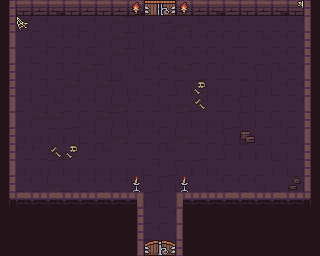

The image is a tile-based game level rendered from a .tmx file. Its description and complete source (layers, tilesets, objects, tile grids) follow:
An orthogonal 20x16 tile map with 16x16 px tiles, 4 tile layers (Floor, Map, Door Closed, Decor), 1 hidden layer not drawn.

<map version="1.5" tiledversion="1.5.0" orientation="orthogonal" renderorder="right-down" width="20" height="16" tilewidth="16" tileheight="16" infinite="0" nextlayerid="8" nextobjectid="1">
 <tileset firstgid="1" source="../assets/Dungeon_Tileset.tsx" />
 <layer id="5" name="Floor" width="20" height="16">
  <data encoding="csv">
0,0,0,0,0,0,0,0,0,62,61,0,0,0,0,0,0,0,0,0,
0,7,7,27,27,7,27,28,29,30,73,9,18,7,7,20,20,7,7,0,
0,17,27,7,7,17,27,28,29,30,18,7,7,7,17,20,18,7,7,0,
0,27,7,17,17,18,27,28,29,18,7,18,7,7,30,20,18,7,7,0,
0,27,17,17,27,28,29,30,18,7,7,28,17,17,20,7,29,18,7,0,
0,27,17,27,28,27,28,29,30,7,17,29,29,30,20,29,29,7,7,0,
0,7,27,18,7,7,8,9,10,17,30,9,7,17,7,29,20,20,7,0,
0,27,28,28,17,27,28,29,30,30,20,29,27,27,17,29,17,30,20,0,
0,30,30,29,29,7,8,9,10,7,8,9,7,7,29,20,27,17,30,0,
0,10,10,9,7,17,18,19,20,17,18,19,17,17,29,29,29,27,17,0,
0,30,30,29,27,27,27,27,27,7,17,29,29,30,20,20,20,29,27,0,
0,7,8,9,7,7,7,7,7,17,29,20,27,7,7,7,30,20,29,0,
0,0,0,0,0,0,0,0,0,29,20,0,0,0,0,0,0,0,0,0,
79,79,79,79,79,79,79,79,0,20,7,0,79,79,79,79,79,79,79,79,
79,79,79,79,79,79,79,79,0,7,27,0,79,79,79,79,79,79,79,79,
79,79,79,79,79,79,79,79,0,29,7,0,79,79,79,79,79,79,79,79
</data>
 </layer>
 <layer id="1" name="Map" width="20" height="16">
  <data encoding="csv">
1,2,3,4,5,3,2,3,4,0,0,2,3,4,3,2,3,4,5,6,
1,0,0,0,0,0,0,0,0,0,0,0,0,0,0,0,0,0,0,16,
31,0,0,0,0,0,0,0,0,0,0,0,0,0,0,0,0,0,0,26,
11,0,0,0,0,0,0,0,0,0,0,0,0,0,0,0,0,0,0,6,
1,0,0,0,0,0,0,0,0,0,0,0,0,0,0,0,0,0,0,16,
1,0,0,0,0,0,0,0,0,0,0,0,0,0,0,0,0,0,0,26,
11,0,0,0,0,0,0,0,0,0,0,0,0,0,0,0,0,0,0,36,
31,0,0,0,0,0,0,0,0,0,0,0,0,0,0,0,0,0,0,6,
1,0,0,0,0,0,0,0,0,0,0,0,0,0,0,0,0,0,0,16,
21,0,0,0,0,0,0,0,0,0,0,0,0,0,0,0,0,0,0,26,
31,0,0,0,0,0,0,0,0,0,0,0,0,0,0,0,0,0,0,6,
1,0,0,0,0,0,0,0,0,0,0,0,0,0,0,0,0,0,0,16,
41,42,43,42,43,43,42,43,56,0,0,55,43,43,42,42,43,42,43,46,
0,0,0,0,0,0,0,0,21,0,0,16,0,0,0,0,0,0,0,0,
0,0,0,0,0,0,0,0,21,0,0,36,0,0,0,0,0,0,0,0,
0,0,0,0,0,0,0,0,31,0,0,26,0,0,0,0,0,0,0,0
</data>
 </layer>
 <layer id="3" name="Door Closed" width="20" height="16">
  <data encoding="csv">
0,0,0,0,0,0,0,0,0,37,38,0,0,0,0,0,0,0,0,0,
0,0,0,0,0,0,0,0,0,0,0,0,0,0,0,0,0,0,0,0,
0,0,0,0,0,0,0,0,0,0,0,0,0,0,0,0,0,0,0,0,
0,0,0,0,0,0,0,0,0,0,0,0,0,0,0,0,0,0,0,0,
0,0,0,0,0,0,0,0,0,0,0,0,0,0,0,0,0,0,0,0,
0,0,0,0,0,0,0,0,0,0,0,0,0,0,0,0,0,0,0,0,
0,0,0,0,0,0,0,0,0,0,0,0,0,0,0,0,0,0,0,0,
0,0,0,0,0,0,0,0,0,0,0,0,0,0,0,0,0,0,0,0,
0,0,0,0,0,0,0,0,0,0,0,0,0,0,0,0,0,0,0,0,
0,0,0,0,0,0,0,0,0,0,0,0,0,0,0,0,0,0,0,0,
0,0,0,0,0,0,0,0,0,0,0,0,0,0,0,0,0,0,0,0,
0,0,0,0,0,0,0,0,0,0,0,0,0,0,0,0,0,0,0,0,
0,0,0,0,0,0,0,0,0,0,0,0,0,0,0,0,0,0,0,0,
0,0,0,0,0,0,0,0,0,0,0,0,0,0,0,0,0,0,0,0,
0,0,0,0,0,0,0,0,0,0,0,0,0,0,0,0,0,0,0,0,
0,0,0,0,0,0,0,0,0,67,68,0,0,0,0,0,0,0,0,0
</data>
 </layer>
 <layer id="7" name="Door Open" width="20" height="16" visible="0">
  <data encoding="csv">
0,0,0,0,0,0,0,0,0,58,59,0,0,0,0,0,0,0,0,0,
0,0,0,0,0,0,0,0,0,0,0,0,0,0,0,0,0,0,0,0,
0,0,0,0,0,0,0,0,0,0,0,0,0,0,0,0,0,0,0,0,
0,0,0,0,0,0,0,0,0,0,0,0,0,0,0,0,0,0,0,0,
0,0,0,0,0,0,0,0,0,0,0,0,0,0,0,0,0,0,0,0,
0,0,0,0,0,0,0,0,0,0,0,0,0,0,0,0,0,0,0,0,
0,0,0,0,0,0,0,0,0,0,0,0,0,0,0,0,0,0,0,0,
0,0,0,0,0,0,0,0,0,0,0,0,0,0,0,0,0,0,0,0,
0,0,0,0,0,0,0,0,0,0,0,0,0,0,0,0,0,0,0,0,
0,0,0,0,0,0,0,0,0,0,0,0,0,0,0,0,0,0,0,0,
0,0,0,0,0,0,0,0,0,0,0,0,0,0,0,0,0,0,0,0,
0,0,0,0,0,0,0,0,0,0,0,0,0,0,0,0,0,0,0,0,
0,0,0,0,0,0,0,0,0,0,0,0,0,0,0,0,0,0,0,0,
0,0,0,0,0,0,0,0,0,0,0,0,0,0,0,0,0,0,0,0,
0,0,0,0,0,0,0,0,0,0,0,0,0,0,0,0,0,0,0,0,
0,0,0,0,0,0,0,0,0,48,49,0,0,0,0,0,0,0,0,0
</data>
 </layer>
 <layer id="4" name="Decor" width="20" height="16">
  <data encoding="csv">
0,0,0,0,0,0,0,0,91,0,0,91,0,0,0,0,0,0,66,0,
0,65,0,0,0,0,0,0,0,0,0,0,0,0,0,0,0,0,0,0,
0,0,0,0,0,0,0,0,0,0,0,0,0,0,0,0,0,0,0,0,
0,0,0,0,0,0,0,0,0,0,0,0,0,0,0,0,0,0,0,0,
0,0,0,0,0,0,0,0,0,0,0,0,0,0,0,0,0,0,0,0,
0,0,0,0,0,0,0,0,0,0,0,0,78,0,0,0,0,0,0,0,
0,0,0,0,0,0,0,0,0,0,0,0,69,0,0,0,0,0,0,0,
0,0,0,0,0,0,0,0,0,0,0,0,0,0,0,0,0,0,0,0,
0,0,0,0,0,0,0,0,0,0,0,0,0,0,0,50,0,0,0,0,
0,0,0,69,78,0,0,0,0,0,0,0,0,0,0,0,0,0,0,0,
0,0,0,0,0,0,0,0,0,0,0,0,0,0,0,0,0,0,0,0,
0,0,0,0,0,0,0,0,94,0,0,94,0,0,0,0,0,0,60,0,
0,0,0,0,0,0,0,0,0,0,0,0,0,0,0,0,0,0,0,0,
0,0,0,0,0,0,0,0,0,0,0,0,0,0,0,0,0,0,0,0,
0,0,0,0,0,0,0,0,0,0,0,0,0,0,0,0,0,0,0,0,
0,0,0,0,0,0,0,0,0,0,0,0,0,0,0,0,0,0,0,0
</data>
 </layer>
</map>
